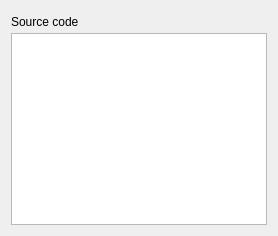
                <widget class="QWidget" name="layoutWidget_10">
                 <layout class="QVBoxLayout" name="verticalLayout_32">
                  <property name="spacing">
                   <number>0</number>
                  </property>
                  <item>
                   <layout class="QHBoxLayout" name="horizontalLayout_27">
                    <property name="spacing">
                     <number>0</number>
                    </property>
                    <item>
                     <widget class="QLabel" name="label_26">
                      <property name="text">
                       <string>Source code</string>
                      </property>
                     </widget>
                    </item>
                    <item>
                     <widget class="QPushButton" name="CopyBibSourceCode_3">
                      <property name="sizePolicy">
                       <sizepolicy hsizetype="Fixed" vsizetype="Fixed">
                        <horstretch>0</horstretch>
                        <verstretch>0</verstretch>
                       </sizepolicy>
                      </property>
                      <property name="text">
                       <string/>
                      </property>
                      <property name="icon">
                       <iconset resource="images.qrc">
                        <normaloff>:/images/edit-copy.svg</normaloff>:/images/edit-copy.svg</iconset>
                      </property>
                      <property name="flat">
                       <bool>true</bool>
                      </property>
                     </widget>
                    </item>
                   </layout>
                  </item>
                  <item>
                   <widget class="LatexTextBrowser" name="SourceCodeText_3">
                    <property name="minimumSize">
                     <size>
                      <width>0</width>
                      <height>0</height>
                     </size>
                    </property>
                    <property name="sizeIncrement">
                     <size>
                      <width>0</width>
                      <height>0</height>
                     </size>
                    </property>
                    <property name="baseSize">
                     <size>
                      <width>0</width>
                      <height>0</height>
                     </size>
                    </property>
                   </widget>
                  </item>
                 </layout>
                </widget>
